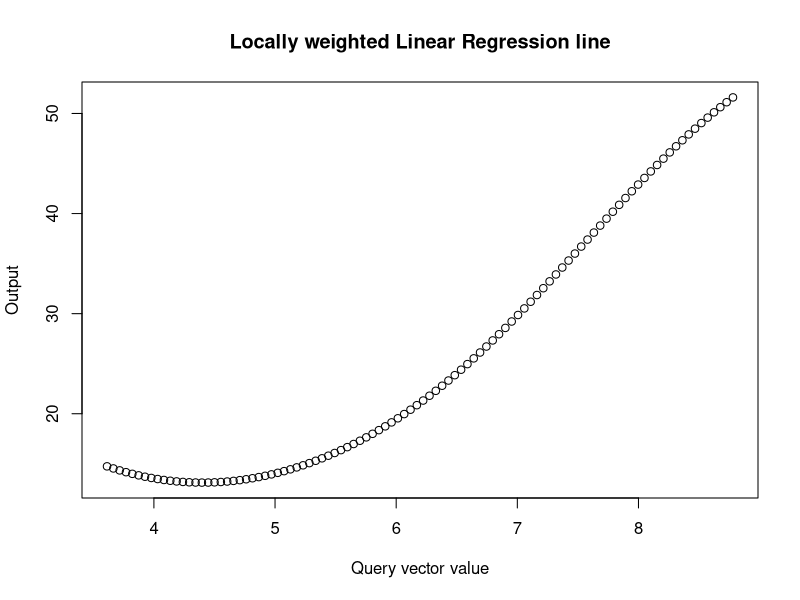

R code for this plot:
#predict_y function takes as input the training data set the value of tau from the user
require (MASS)
data<-Boston[,c(6,14)]
R<-nrow(data)
#x<-data[,1:(ncol(data)-1)]
x<-data[,1]
y<-data[,ncol(data)]
    #In order to create a set of query vectors,divide the input dataset into 100 points 
    k<-(max(range(x))-min(range(x)))/100
    tau = 1
    Q2 <- seq(min(range(x))+k,max(range(x)),by = k)
    #An extra column,x0=(1xlength(data))should be added to the input x,
    #which corresponds to theta(0)
    x0<-matrix(1,R,1)
    X<-as.matrix(cbind(x0,x))#This is the input matrix X
    Xt<-t(X)
    Y2<-vector("numeric",100)
    for(m in 1:100){
      W<-matrix(0,R,R)
      for (i in 1:R){
        W[i,i]<-exp(-(((t(X[i,2]-Q2[m]))%*%(X[i,2]-Q2[m]))/(2*(tau)^2)))
      }
      a<-(Xt%*%W%*%X)
      b<-(Xt%*%W%*%y)
      theta<-solve(a)%*%b
      Y2[m]<-t(theta)%*%rbind(1,Q2[m])
    }
    plot(Q2,Y2,xlab="Query vector value",ylab="Output",main="Locally weighted Linear Regression line")

